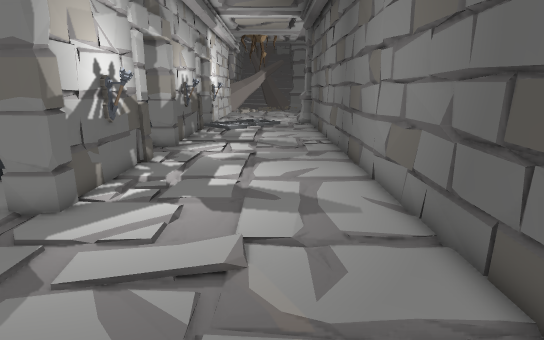
[1] (above)

15 first-person views from a walk through a scene from a Unity 3-D project. The camera is 1.5 m above the floor, tilts 14° down and sees 80° across. Doors are open. The floor is counted in squares, 0.5 m on a side. Each view is taken from the middle of a square. On the plan, view 1 faces up. The plan holds only what a view shows up to about 20 squares ahead; the rest is blank. The place goes on beyond the plan. Some surface patterns are stand-ins.

[2]
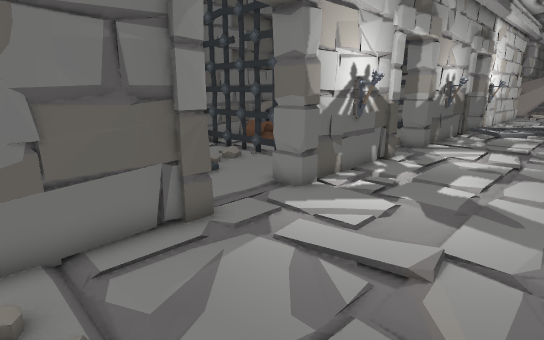

[3]
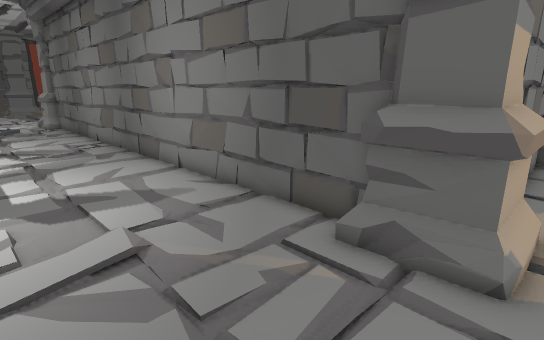

[4]
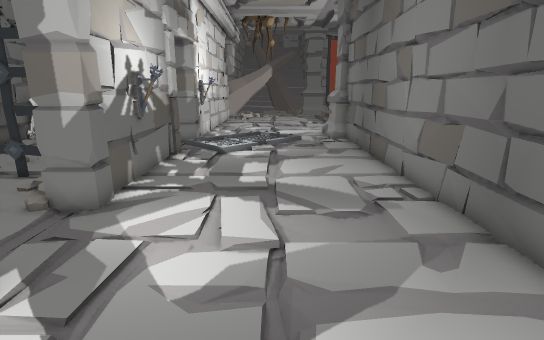

[5]
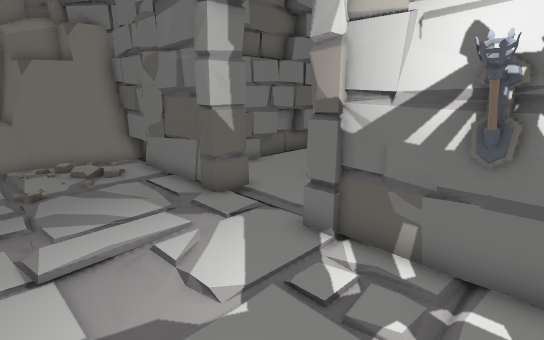

[6]
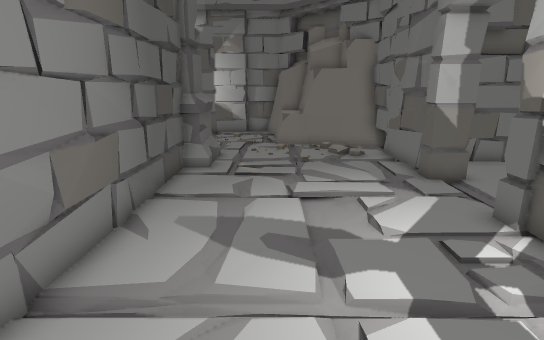

[7]
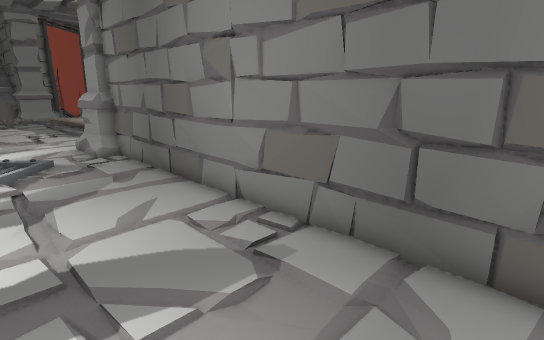

[8]
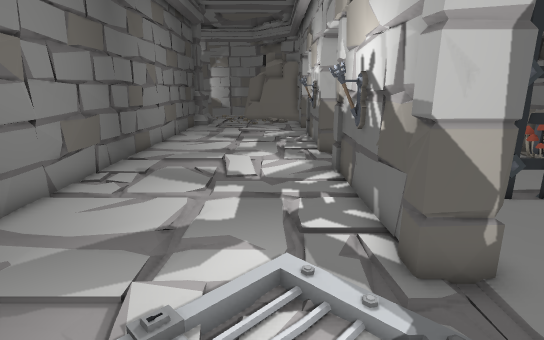

[9]
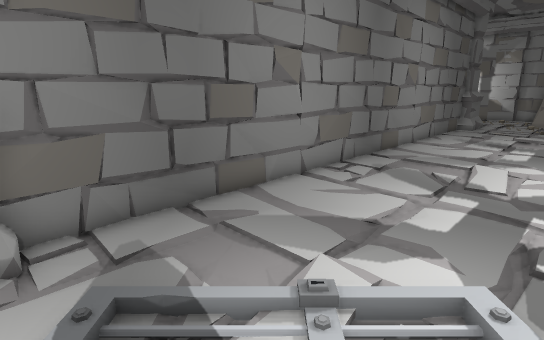

[10]
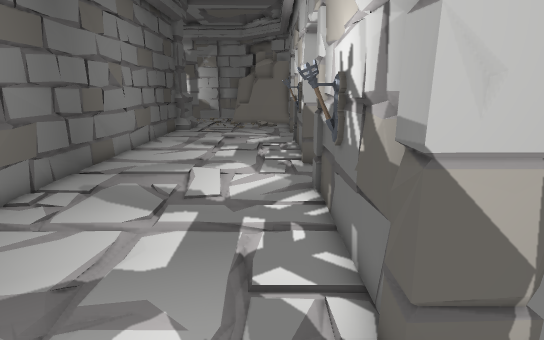

[11]
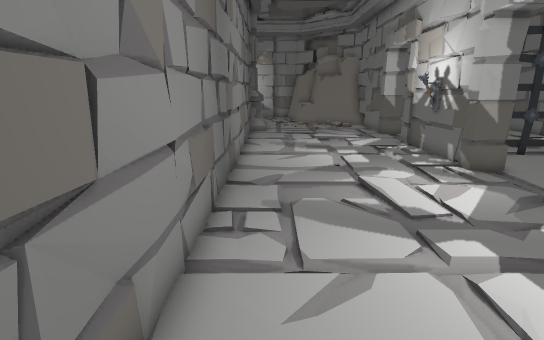

[12]
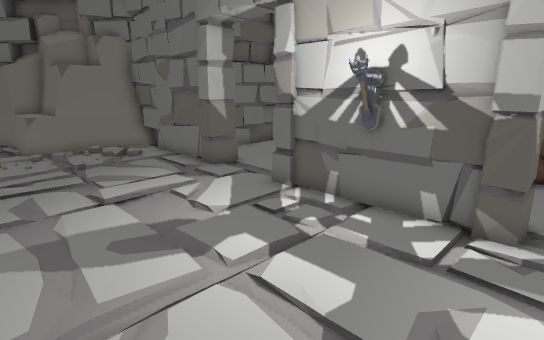

[13]
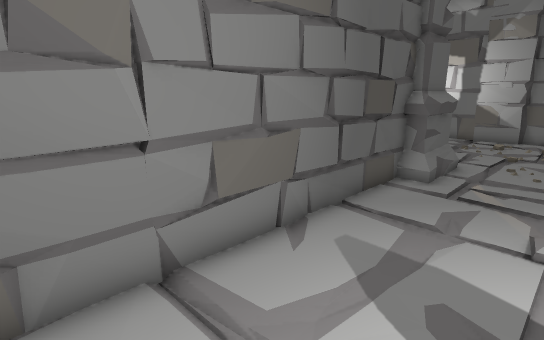

[14]
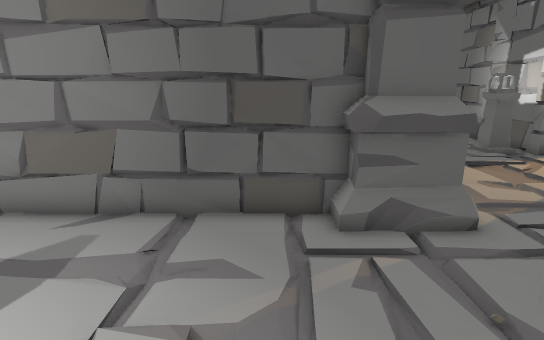

[15]
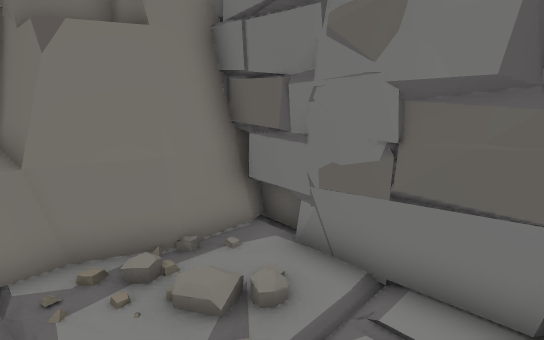

### Floor plan
Key: @ floor where view 1 was taken; # wall or solid block; . floor; / step, stairs or slope; D open door; = window, fence, low wall or low ledge; O other object.
Columns run from 7 left of view 1 to 5 right of it. Each row starts with its distance up from view 1.
 30   #./  /..OOO
 29  ##   ./.. #
 28    . .//...#
 27  ///.//...=#
 26 ...///....##
 25 ###./.....=#
 24  ##........#
 23  ##....... #
 22  ##....... #
 21  ##....... #
 20  ##........#
 19  ##........#
 18 ###........#
 17  D........=#
 16  D........##
 15 .D........=#
 14 ###........#
 13  ##....... #
 12  ##.......##
 11  ##.......##
 10  ##........#
  9  ##........#
  8 ##DDD......#
  7 .DDDD.....=#
  6 .DDDD.....##
  5 ..........=#
  4 ###....... #
  3  ##....... #
  2   #.......O#
  1  # .......O
  0  # //..@..OOO
 -1  #../........
 -2  # ///.......
 -3  #OOOOO......
 -4     OOO....
 -5      OOO

Positions as (right, up) in squares from view 1, and headings:
1: (0, 0), facing up
2: (1, 0), facing up-left
3: (-3, -1), facing up-right
4: (-1, 10), facing up
5: (0, 12), facing down-left
6: (0, 15), facing down
7: (-2, 14), facing up-right
8: (-3, 30), facing down
9: (-4, 30), facing down-right
10: (-4, 28), facing down
11: (2, 26), facing down
12: (2, 15), facing down-left
13: (-1, 13), facing down-right
14: (-4, 4), facing right
15: (-1, 3), facing down-left
